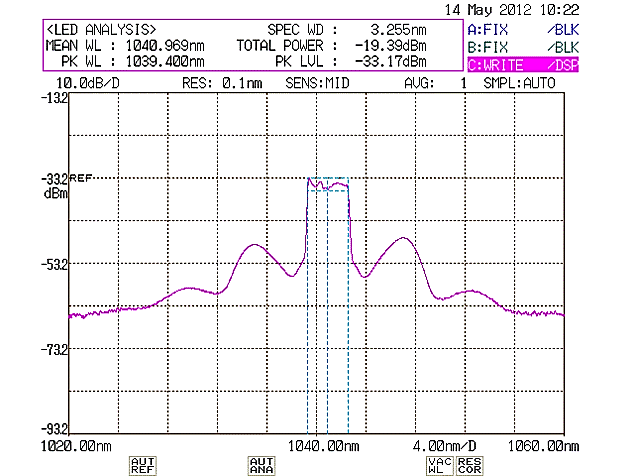
%> input picture 光谱仪输出图片处理/1.png, 634 x 476 px
$ octave main.m   (GNU Octave 9; MATLAB toolbox functions it lacks are replaced by stand-ins)
%> lines starting %> are read from the running program, lines starting %| are printed output that depends on the picture
### 光谱仪输出图片处理/imageprocess.m
function new_curve = imageprocess(filename,lamda_start,lamda_end,power_start,power_end,x,y)
%> called with filename = '1.png', lamda_start = 1020, lamda_end = 1060, power_start = -73.2, power_end = 6.8, x = 68, y = 433
%this function extracts data from image acquired by the OSA
%
% USAGE:
%
%new_curve = imageprocess(filename,lamda_start,lamda_end,power_start,power_end,x,y)
%
% INPUT:
%
% filename        filename of the image
% lamda_start     start wavelength in the image
% lamda_end       end wavelength in the image
%
%
% x               the x position of the leftdown dot of the sweeping grid
% y               the y position of the leftdown dot of the sweeping grid
original_image = imread(filename);
%> original_image is the input picture: size 476x634x3 uint8; mean R, G, B 242.1, 239.7, 242.1
new_curve = zeros(1000,2);
d_lamda = (lamda_end-lamda_start)/500;
d_power = (power_end-power_start)/344;
dots = 1;
for column=x:size(original_image,2)
   for row=y-344:size(original_image,1)
      if original_image(row,column,1)>=100 && original_image(row,column,2)==0 ...
              && abs(original_image(row,column,3)-original_image(row,column,1))<=10
          new_curve(dots,1) = lamda_start + d_lamda*(column-x-1);
          new_curve(dots,2) = power_start + (y-row)*d_power;
          dots=dots+1;
      end
   end
end
%> after the loop, dots = 633; new_curve = 1000 rows, first 12: [1020.1 -45.76; 1020.1 -45.99; 1020.1 -46.22; 1020.1 -46.46; 1020.2 -45.99; 1020.2 -46.22; 1020.2 -46.46; 1020.2 -45.99; 1020.2 -46.22; 1020.2 -46.46; 1020.3 -45.76; 1020.4 -45.76]
new_curve = new_curve(any(new_curve,2),:);
%> new_curve = 632 rows, first 12: [1020.1 -45.76; 1020.1 -45.99; 1020.1 -46.22; 1020.1 -46.46; 1020.2 -45.99; 1020.2 -46.22; 1020.2 -46.46; 1020.2 -45.99; 1020.2 -46.22; 1020.2 -46.46; 1020.3 -45.76; 1020.4 -45.76]

### 光谱仪输出图片处理/main.m
clear all;close all;clc;
a1 = imageprocess('1.png',1020,1060,-73.2,6.8,68,433);
%> a1 has the same summary as new_curve in imageprocess
a2 = imageprocess('2.png',1020,1060,-72.4,7.6,68,433);
%> call 2 of imageprocess, with filename = '2.png', lamda_start = 1020, lamda_end = 1060, power_start = -72.4, power_end = 7.6, x = 68, y = 433
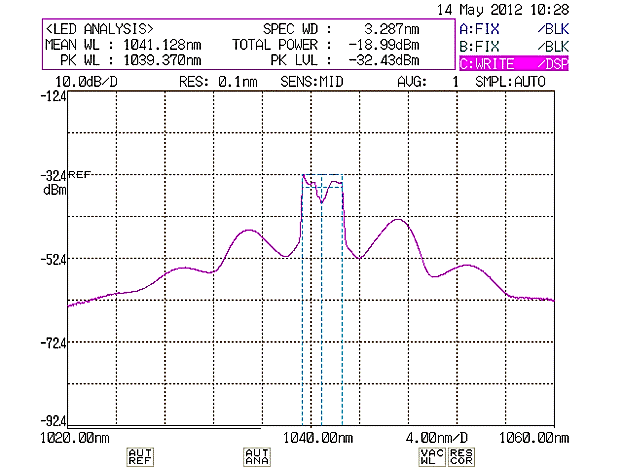
%> input picture 光谱仪输出图片处理/2.png, 623 x 467 px
%> in imageprocess, original_image is the input picture: size 467x623x3 uint8; mean R, G, B 242.2, 240, 242.1
%> after the loop in imageprocess (call 2), `for column=x:size(original_image,2)`: dots = 546; new_curve = 1000 rows, first 12: [1019.9 -42.87; 1020 -43.1; 1020.1 -42.87; 1020.2 -42.87; 1020.2 -42.87; 1020.3 -42.63; 1020.4 -42.63; 1020.4 -42.87; 1020.6 -42.4; 1020.6 -42.63; 1020.7 -42.17; 1020.8 -42.17]
%> in imageprocess (call 2), `new_curve = new_curve(any(new_curve,2),:);`: new_curve = 545 rows, first 12: [1019.9 -42.87; 1020 -43.1; 1020.1 -42.87; 1020.2 -42.87; 1020.2 -42.87; 1020.3 -42.63; 1020.4 -42.63; 1020.4 -42.87; 1020.6 -42.4; 1020.6 -42.63; 1020.7 -42.17; 1020.8 -42.17]
%> a2 has the same summary as new_curve in imageprocess
a3 = imageprocess('3.png',1020,1060,-71.6,8.4,68,433);
%> call 3 of imageprocess, with filename = '3.png', lamda_start = 1020, lamda_end = 1060, power_start = -71.6, power_end = 8.4, x = 68, y = 433
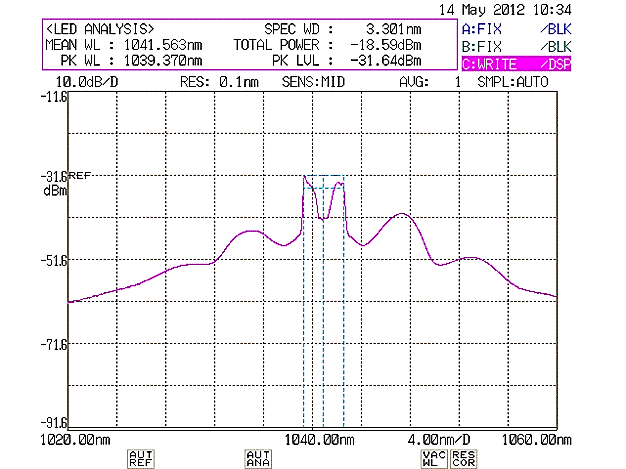
%> input picture 光谱仪输出图片处理/3.png, 626 x 469 px
%> in imageprocess, original_image is the input picture: size 469x626x3 uint8; mean R, G, B 242.4, 240.1, 242.5
%> after the loop in imageprocess (call 3), `for column=x:size(original_image,2)`: dots = 609; new_curve = 1000 rows, first 12: [1020 -41.37; 1020.1 -41.13; 1020.1 -41.37; 1020.2 -41.13; 1020.2 -41.37; 1020.2 -41.13; 1020.2 -41.37; 1020.3 -41.37; 1020.4 -41.37; 1020.5 -40.9; 1020.6 -40.9; 1020.6 -40.9]
%> in imageprocess (call 3), `new_curve = new_curve(any(new_curve,2),:);`: new_curve = 608 rows, first 12: [1020 -41.37; 1020.1 -41.13; 1020.1 -41.37; 1020.2 -41.13; 1020.2 -41.37; 1020.2 -41.13; 1020.2 -41.37; 1020.3 -41.37; 1020.4 -41.37; 1020.5 -40.9; 1020.6 -40.9; 1020.6 -40.9]
%> a3 has the same summary as new_curve in imageprocess
a4 = imageprocess('4.png',1020,1060,-68.8,11.2,68,433);
%> call 4 of imageprocess, with filename = '4.png', lamda_start = 1020, lamda_end = 1060, power_start = -68.8, power_end = 11.2, x = 68, y = 433
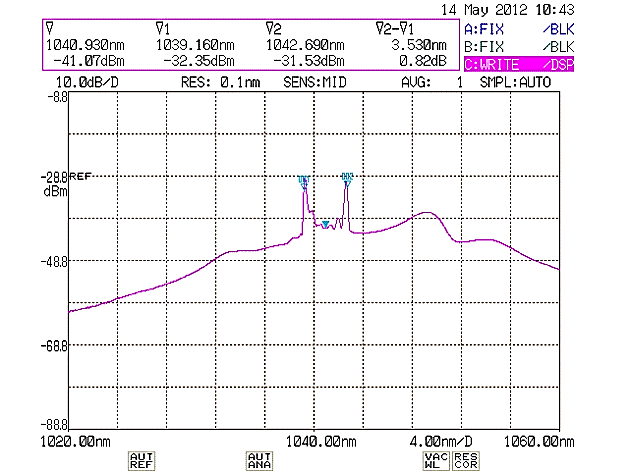
%> input picture 光谱仪输出图片处理/4.png, 629 x 471 px
%> in imageprocess, original_image is the input picture: size 471x629x3 uint8; mean R, G, B 243.1, 240.6, 242.9
%> after the loop in imageprocess (call 4), `for column=x:size(original_image,2)`: dots = 464; new_curve = 1000 rows, first 12: [1020 -40.66; 1020 -40.89; 1020.1 -40.66; 1020.1 -40.89; 1020.2 -40.43; 1020.2 -40.66; 1020.2 -40.43; 1020.3 -40.43; 1020.3 -40.66; 1020.4 -40.43; 1020.4 -40.66; 1020.5 -40.43]
%> in imageprocess (call 4), `new_curve = new_curve(any(new_curve,2),:);`: new_curve = 463 rows, first 12: [1020 -40.66; 1020 -40.89; 1020.1 -40.66; 1020.1 -40.89; 1020.2 -40.43; 1020.2 -40.66; 1020.2 -40.43; 1020.3 -40.43; 1020.3 -40.66; 1020.4 -40.43; 1020.4 -40.66; 1020.5 -40.43]
%> a4 has the same summary as new_curve in imageprocess
a5 = imageprocess('5.png',1010,1070,-73.0,7.0,68,433);
%> call 5 of imageprocess, with filename = '5.png', lamda_start = 1010, lamda_end = 1070, power_start = -73, power_end = 7, x = 68, y = 433
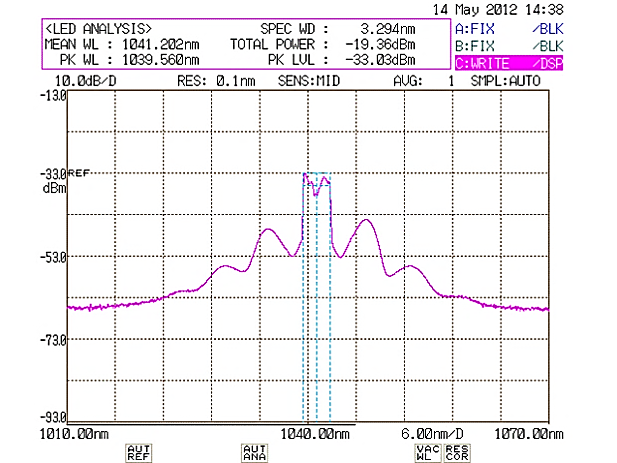
%> input picture 光谱仪输出图片处理/5.png, 617 x 463 px
%> in imageprocess, original_image is the input picture: size 463x617x3 uint8; mean R, G, B 241.8, 238.9, 241.3
%> after the loop in imageprocess (call 5), `for column=x:size(original_image,2)`: dots = 579; new_curve = 1000 rows, first 12: [1009.9 -43.93; 1010 -43.7; 1010.1 -43.7; 1010.1 -43.93; 1010.2 -43.93; 1010.2 -44.16; 1010.4 -43.93; 1010.5 -43.93; 1010.6 -43.7; 1010.6 -43.93; 1010.7 -43.93; 1010.7 -44.16]
%> in imageprocess (call 5), `new_curve = new_curve(any(new_curve,2),:);`: new_curve = 578 rows, first 12: [1009.9 -43.93; 1010 -43.7; 1010.1 -43.7; 1010.1 -43.93; 1010.2 -43.93; 1010.2 -44.16; 1010.4 -43.93; 1010.5 -43.93; 1010.6 -43.7; 1010.6 -43.93; 1010.7 -43.93; 1010.7 -44.16]
%> a5 has the same summary as new_curve in imageprocess
a6 = imageprocess('6.png',1020,1060,-70.8,9.2,68,433);
%> call 6 of imageprocess, with filename = '6.png', lamda_start = 1020, lamda_end = 1060, power_start = -70.8, power_end = 9.2, x = 68, y = 433
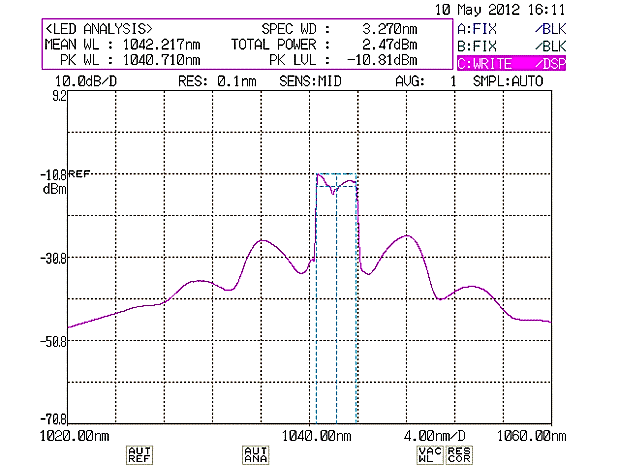
%> input picture 光谱仪输出图片处理/6.png, 620 x 465 px
%> in imageprocess, original_image is the input picture: size 465x620x3 uint8; mean R, G, B 242.4, 240.2, 242.5
%> after the loop in imageprocess (call 6), `for column=x:size(original_image,2)`: dots = 609; new_curve = 1000 rows, first 12: [1020 -46.38; 1020.2 -46.15; 1020.3 -46.15; 1020.5 -45.92; 1020.6 -45.92; 1020.7 -45.68; 1020.8 -45.68; 1021 -45.45; 1021.1 -45.45; 1021.3 -45.22; 1021.4 -45.22; 1021.5 -45.22]
%> in imageprocess (call 6), `new_curve = new_curve(any(new_curve,2),:);`: new_curve = 608 rows, first 12: [1020 -46.38; 1020.2 -46.15; 1020.3 -46.15; 1020.5 -45.92; 1020.6 -45.92; 1020.7 -45.68; 1020.8 -45.68; 1021 -45.45; 1021.1 -45.45; 1021.3 -45.22; 1021.4 -45.22; 1021.5 -45.22]
%> a6 has the same summary as new_curve in imageprocess
a7 = imageprocess('7.png',1010,1070,-73.7,6.3,68,433);
%> the run ends on the next line
